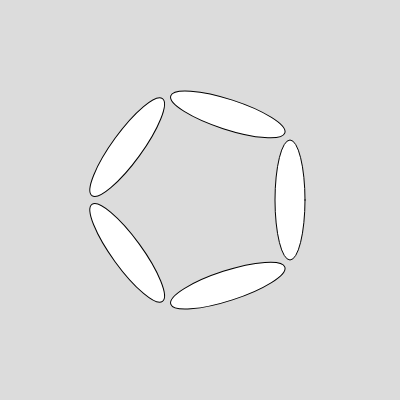
Frame 1 (no input)
Frame 60 (no input): identical to frame 1, image omitted
Frame 120 (the mouse pressed at the canvas centre since frame 60): identical to frame 1, image omitted

The p5.js sketch that drew this single still picture (run headless with seeded random() and noise() and a simulated clock; from frame 60 on, the mouse is pressed at the canvas centre):

// p5.js sketch
// ── sketch.js
function setup() {
  createCanvas(400, 400);
  angleMode(DEGREES);
}

function draw() {
  background(220);

  let x = 90; // radial distance

  // try 60, 72, 90, or 120 angle increment!
  for (let angle = 0; angle < 360; angle += 72) {
    push();
    translate(width / 2, height / 2);
    rotate(angle);
    ellipse(x, 0, 30, 120);
    pop();
  }
}
